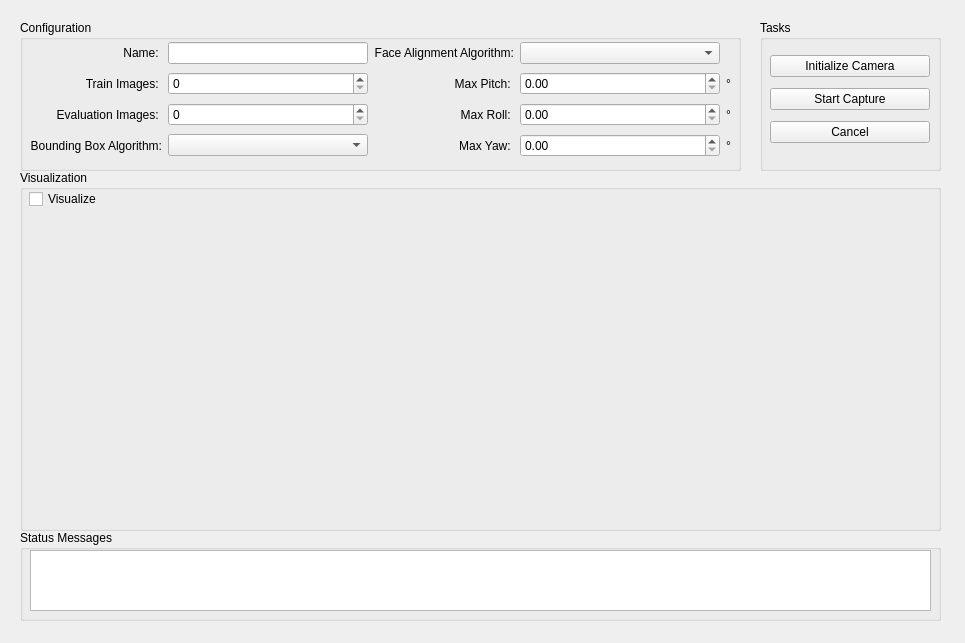
<?xml version="1.0" encoding="UTF-8"?>
<ui version="4.0">
 <class>QtCaptureDataView</class>
 <widget class="QWidget" name="QtCaptureDataView">
  <property name="geometry">
   <rect>
    <x>0</x>
    <y>0</y>
    <width>965</width>
    <height>643</height>
   </rect>
  </property>
  <property name="windowTitle">
   <string>Form</string>
  </property>
  <widget class="QGroupBox" name="configuration">
   <property name="geometry">
    <rect>
     <x>20</x>
     <y>20</y>
     <width>721</width>
     <height>151</height>
    </rect>
   </property>
   <property name="title">
    <string>Configuration</string>
   </property>
   <widget class="QWidget" name="gridLayoutWidget">
    <property name="geometry">
     <rect>
      <x>10</x>
      <y>20</y>
      <width>701</width>
      <height>121</height>
     </rect>
    </property>
    <layout class="QGridLayout" name="gridLayout" columnstretch="0,200,0,200,0">
     <property name="sizeConstraint">
      <enum>QLayout::SetDefaultConstraint</enum>
     </property>
     <item row="2" column="0">
      <widget class="QLabel" name="label_2">
       <property name="sizePolicy">
        <sizepolicy hsizetype="Minimum" vsizetype="Preferred">
         <horstretch>0</horstretch>
         <verstretch>0</verstretch>
        </sizepolicy>
       </property>
       <property name="text">
        <string>Evaluation Images: </string>
       </property>
       <property name="alignment">
        <set>Qt::AlignRight|Qt::AlignTrailing|Qt::AlignVCenter</set>
       </property>
      </widget>
     </item>
     <item row="3" column="3">
      <widget class="QDoubleSpinBox" name="maxYawDoubleSpinBox">
       <property name="maximum">
        <double>180.000000000000000</double>
       </property>
       <property name="value">
        <double>0.000000000000000</double>
       </property>
      </widget>
     </item>
     <item row="2" column="1">
      <widget class="QSpinBox" name="evalImagesSpinBox">
       <property name="maximum">
        <number>999999999</number>
       </property>
       <property name="value">
        <number>0</number>
       </property>
      </widget>
     </item>
     <item row="0" column="1">
      <widget class="QLineEdit" name="nameLineEdit">
       <property name="sizePolicy">
        <sizepolicy hsizetype="Preferred" vsizetype="Preferred">
         <horstretch>0</horstretch>
         <verstretch>0</verstretch>
        </sizepolicy>
       </property>
       <property name="text">
        <string/>
       </property>
      </widget>
     </item>
     <item row="2" column="2">
      <widget class="QLabel" name="maxRollLabel">
       <property name="text">
        <string>Max Roll: </string>
       </property>
       <property name="alignment">
        <set>Qt::AlignRight|Qt::AlignTrailing|Qt::AlignVCenter</set>
       </property>
      </widget>
     </item>
     <item row="2" column="3">
      <widget class="QDoubleSpinBox" name="maxRollDoubleSpinBox">
       <property name="maximum">
        <double>180.000000000000000</double>
       </property>
       <property name="value">
        <double>0.000000000000000</double>
       </property>
      </widget>
     </item>
     <item row="1" column="0">
      <widget class="QLabel" name="trainImagesLabel">
       <property name="sizePolicy">
        <sizepolicy hsizetype="Minimum" vsizetype="Preferred">
         <horstretch>0</horstretch>
         <verstretch>0</verstretch>
        </sizepolicy>
       </property>
       <property name="text">
        <string>Train Images: </string>
       </property>
       <property name="alignment">
        <set>Qt::AlignRight|Qt::AlignTrailing|Qt::AlignVCenter</set>
       </property>
      </widget>
     </item>
     <item row="3" column="0">
      <widget class="QLabel" name="bbAlgorithmLabel">
       <property name="sizePolicy">
        <sizepolicy hsizetype="Minimum" vsizetype="Preferred">
         <horstretch>0</horstretch>
         <verstretch>0</verstretch>
        </sizepolicy>
       </property>
       <property name="text">
        <string>Bounding Box Algorithm:</string>
       </property>
       <property name="alignment">
        <set>Qt::AlignRight|Qt::AlignTrailing|Qt::AlignVCenter</set>
       </property>
      </widget>
     </item>
     <item row="1" column="1">
      <widget class="QSpinBox" name="trainImagesSpinBox">
       <property name="maximum">
        <number>999999999</number>
       </property>
       <property name="value">
        <number>0</number>
       </property>
      </widget>
     </item>
     <item row="1" column="2">
      <widget class="QLabel" name="maxPitchLabel">
       <property name="text">
        <string>Max Pitch: </string>
       </property>
       <property name="alignment">
        <set>Qt::AlignRight|Qt::AlignTrailing|Qt::AlignVCenter</set>
       </property>
      </widget>
     </item>
     <item row="0" column="2">
      <widget class="QLabel" name="label_4">
       <property name="text">
        <string>Face Alignment Algorithm:</string>
       </property>
       <property name="alignment">
        <set>Qt::AlignRight|Qt::AlignTrailing|Qt::AlignVCenter</set>
       </property>
      </widget>
     </item>
     <item row="0" column="0">
      <widget class="QLabel" name="label_5">
       <property name="sizePolicy">
        <sizepolicy hsizetype="Minimum" vsizetype="Preferred">
         <horstretch>0</horstretch>
         <verstretch>0</verstretch>
        </sizepolicy>
       </property>
       <property name="text">
        <string>Name: </string>
       </property>
       <property name="alignment">
        <set>Qt::AlignRight|Qt::AlignTrailing|Qt::AlignVCenter</set>
       </property>
      </widget>
     </item>
     <item row="3" column="1">
      <widget class="QComboBox" name="bbAlgorithmComboBox"/>
     </item>
     <item row="1" column="3">
      <widget class="QDoubleSpinBox" name="maxPitchDoubleSpinBox">
       <property name="maximum">
        <double>180.000000000000000</double>
       </property>
       <property name="value">
        <double>0.000000000000000</double>
       </property>
      </widget>
     </item>
     <item row="0" column="3">
      <widget class="QComboBox" name="faAlgorithmComboBox"/>
     </item>
     <item row="3" column="2">
      <widget class="QLabel" name="maxYawLabel">
       <property name="text">
        <string>Max Yaw: </string>
       </property>
       <property name="alignment">
        <set>Qt::AlignRight|Qt::AlignTrailing|Qt::AlignVCenter</set>
       </property>
      </widget>
     </item>
     <item row="2" column="4">
      <widget class="QLabel" name="label">
       <property name="sizePolicy">
        <sizepolicy hsizetype="Minimum" vsizetype="Minimum">
         <horstretch>0</horstretch>
         <verstretch>0</verstretch>
        </sizepolicy>
       </property>
       <property name="text">
        <string>°</string>
       </property>
      </widget>
     </item>
     <item row="3" column="4">
      <widget class="QLabel" name="label_3">
       <property name="text">
        <string>°</string>
       </property>
      </widget>
     </item>
     <item row="1" column="4">
      <widget class="QLabel" name="label_6">
       <property name="text">
        <string>°</string>
       </property>
      </widget>
     </item>
    </layout>
   </widget>
  </widget>
  <widget class="QGroupBox" name="actions">
   <property name="geometry">
    <rect>
     <x>760</x>
     <y>20</y>
     <width>181</width>
     <height>151</height>
    </rect>
   </property>
   <property name="title">
    <string>Tasks</string>
   </property>
   <widget class="QWidget" name="verticalLayoutWidget">
    <property name="geometry">
     <rect>
      <x>10</x>
      <y>30</y>
      <width>160</width>
      <height>101</height>
     </rect>
    </property>
    <layout class="QVBoxLayout" name="verticalLayout">
     <item>
      <widget class="QPushButton" name="initializeCameraPushButton">
       <property name="text">
        <string>Initialize Camera</string>
       </property>
      </widget>
     </item>
     <item>
      <widget class="QPushButton" name="startCapturePushButton">
       <property name="text">
        <string>Start Capture</string>
       </property>
      </widget>
     </item>
     <item>
      <widget class="QPushButton" name="cancelPushButton">
       <property name="text">
        <string>Cancel</string>
       </property>
      </widget>
     </item>
    </layout>
   </widget>
  </widget>
  <widget class="QGroupBox" name="visualization">
   <property name="geometry">
    <rect>
     <x>20</x>
     <y>170</y>
     <width>921</width>
     <height>361</height>
    </rect>
   </property>
   <property name="title">
    <string>Visualization</string>
   </property>
   <widget class="QWidget" name="verticalLayoutWidget_2">
    <property name="geometry">
     <rect>
      <x>9</x>
      <y>19</y>
      <width>901</width>
      <height>331</height>
     </rect>
    </property>
    <layout class="QVBoxLayout" name="verticalLayout_2">
     <item>
      <widget class="QCheckBox" name="visualizeCheckBox">
       <property name="layoutDirection">
        <enum>Qt::LeftToRight</enum>
       </property>
       <property name="text">
        <string>Visualize</string>
       </property>
      </widget>
     </item>
     <item>
      <layout class="QHBoxLayout" name="horizontalLayout_3">
       <property name="spacing">
        <number>20</number>
       </property>
       <property name="leftMargin">
        <number>10</number>
       </property>
       <property name="topMargin">
        <number>10</number>
       </property>
       <property name="rightMargin">
        <number>10</number>
       </property>
       <property name="bottomMargin">
        <number>10</number>
       </property>
       <item>
        <widget class="QLabel" name="imageColorLabel">
         <property name="text">
          <string/>
         </property>
         <property name="scaledContents">
          <bool>false</bool>
         </property>
        </widget>
       </item>
       <item>
        <widget class="QLabel" name="imageAlignmentLabel">
         <property name="text">
          <string/>
         </property>
         <property name="scaledContents">
          <bool>false</bool>
         </property>
        </widget>
       </item>
      </layout>
     </item>
    </layout>
   </widget>
  </widget>
  <widget class="QGroupBox" name="messages">
   <property name="geometry">
    <rect>
     <x>20</x>
     <y>530</y>
     <width>921</width>
     <height>91</height>
    </rect>
   </property>
   <property name="title">
    <string>Status Messages</string>
   </property>
   <widget class="QTextBrowser" name="statusMessagesContainer">
    <property name="geometry">
     <rect>
      <x>10</x>
      <y>20</y>
      <width>901</width>
      <height>61</height>
     </rect>
    </property>
    <property name="tabChangesFocus">
     <bool>false</bool>
    </property>
    <property name="readOnly">
     <bool>true</bool>
    </property>
    <property name="html">
     <string>&lt;!DOCTYPE HTML PUBLIC &quot;-//W3C//DTD HTML 4.0//EN&quot; &quot;http://www.w3.org/TR/REC-html40/strict.dtd&quot;&gt;
&lt;html&gt;&lt;head&gt;&lt;meta name=&quot;qrichtext&quot; content=&quot;1&quot; /&gt;&lt;style type=&quot;text/css&quot;&gt;
p, li { white-space: pre-wrap; }
&lt;/style&gt;&lt;/head&gt;&lt;body style=&quot; font-family:'MS Shell Dlg 2'; font-size:8pt; font-weight:400; font-style:normal;&quot;&gt;
&lt;p style=&quot;-qt-paragraph-type:empty; margin-top:0px; margin-bottom:0px; margin-left:0px; margin-right:0px; -qt-block-indent:0; text-indent:0px;&quot;&gt;&lt;br /&gt;&lt;/p&gt;&lt;/body&gt;&lt;/html&gt;</string>
    </property>
   </widget>
  </widget>
 </widget>
 <resources/>
 <connections>
  <connection>
   <sender>nameLineEdit</sender>
   <signal>editingFinished()</signal>
   <receiver>QtCaptureDataView</receiver>
   <slot>onConfigurationGroupChanged()</slot>
   <hints>
    <hint type="sourcelabel">
     <x>233</x>
     <y>51</y>
    </hint>
    <hint type="destinationlabel">
     <x>268</x>
     <y>3</y>
    </hint>
   </hints>
  </connection>
  <connection>
   <sender>trainImagesSpinBox</sender>
   <signal>editingFinished()</signal>
   <receiver>QtCaptureDataView</receiver>
   <slot>onConfigurationGroupChanged()</slot>
   <hints>
    <hint type="sourcelabel">
     <x>330</x>
     <y>85</y>
    </hint>
    <hint type="destinationlabel">
     <x>457</x>
     <y>5</y>
    </hint>
   </hints>
  </connection>
  <connection>
   <sender>evalImagesSpinBox</sender>
   <signal>editingFinished()</signal>
   <receiver>QtCaptureDataView</receiver>
   <slot>onConfigurationGroupChanged()</slot>
   <hints>
    <hint type="sourcelabel">
     <x>279</x>
     <y>117</y>
    </hint>
    <hint type="destinationlabel">
     <x>345</x>
     <y>13</y>
    </hint>
   </hints>
  </connection>
  <connection>
   <sender>bbAlgorithmComboBox</sender>
   <signal>currentTextChanged(QString)</signal>
   <receiver>QtCaptureDataView</receiver>
   <slot>onConfigurationGroupChanged()</slot>
   <hints>
    <hint type="sourcelabel">
     <x>177</x>
     <y>143</y>
    </hint>
    <hint type="destinationlabel">
     <x>192</x>
     <y>6</y>
    </hint>
   </hints>
  </connection>
  <connection>
   <sender>faAlgorithmComboBox</sender>
   <signal>currentTextChanged(QString)</signal>
   <receiver>QtCaptureDataView</receiver>
   <slot>onConfigurationGroupChanged()</slot>
   <hints>
    <hint type="sourcelabel">
     <x>616</x>
     <y>54</y>
    </hint>
    <hint type="destinationlabel">
     <x>648</x>
     <y>18</y>
    </hint>
   </hints>
  </connection>
  <connection>
   <sender>maxPitchDoubleSpinBox</sender>
   <signal>editingFinished()</signal>
   <receiver>QtCaptureDataView</receiver>
   <slot>onConfigurationGroupChanged()</slot>
   <hints>
    <hint type="sourcelabel">
     <x>549</x>
     <y>86</y>
    </hint>
    <hint type="destinationlabel">
     <x>586</x>
     <y>18</y>
    </hint>
   </hints>
  </connection>
  <connection>
   <sender>maxRollDoubleSpinBox</sender>
   <signal>editingFinished()</signal>
   <receiver>QtCaptureDataView</receiver>
   <slot>onConfigurationGroupChanged()</slot>
   <hints>
    <hint type="sourcelabel">
     <x>592</x>
     <y>114</y>
    </hint>
    <hint type="destinationlabel">
     <x>541</x>
     <y>16</y>
    </hint>
   </hints>
  </connection>
  <connection>
   <sender>maxYawDoubleSpinBox</sender>
   <signal>editingFinished()</signal>
   <receiver>QtCaptureDataView</receiver>
   <slot>onConfigurationGroupChanged()</slot>
   <hints>
    <hint type="sourcelabel">
     <x>662</x>
     <y>143</y>
    </hint>
    <hint type="destinationlabel">
     <x>647</x>
     <y>3</y>
    </hint>
   </hints>
  </connection>
  <connection>
   <sender>initializeCameraPushButton</sender>
   <signal>clicked()</signal>
   <receiver>QtCaptureDataView</receiver>
   <slot>onInitializeCamera()</slot>
   <hints>
    <hint type="sourcelabel">
     <x>854</x>
     <y>64</y>
    </hint>
    <hint type="destinationlabel">
     <x>856</x>
     <y>7</y>
    </hint>
   </hints>
  </connection>
  <connection>
   <sender>startCapturePushButton</sender>
   <signal>clicked()</signal>
   <receiver>QtCaptureDataView</receiver>
   <slot>onStartCapture()</slot>
   <hints>
    <hint type="sourcelabel">
     <x>894</x>
     <y>103</y>
    </hint>
    <hint type="destinationlabel">
     <x>952</x>
     <y>31</y>
    </hint>
   </hints>
  </connection>
  <connection>
   <sender>cancelPushButton</sender>
   <signal>clicked()</signal>
   <receiver>QtCaptureDataView</receiver>
   <slot>onCancel()</slot>
   <hints>
    <hint type="sourcelabel">
     <x>908</x>
     <y>132</y>
    </hint>
    <hint type="destinationlabel">
     <x>954</x>
     <y>124</y>
    </hint>
   </hints>
  </connection>
  <connection>
   <sender>visualizeCheckBox</sender>
   <signal>toggled(bool)</signal>
   <receiver>QtCaptureDataView</receiver>
   <slot>onVisualizationGroupChanged()</slot>
   <hints>
    <hint type="sourcelabel">
     <x>42</x>
     <y>199</y>
    </hint>
    <hint type="destinationlabel">
     <x>12</x>
     <y>198</y>
    </hint>
   </hints>
  </connection>
 </connections>
 <slots>
  <slot>onConfigurationGroupChanged()</slot>
  <slot>onInitializeCamera()</slot>
  <slot>onStartCapture()</slot>
  <slot>onCancel()</slot>
  <slot>onVisualizationGroupChanged()</slot>
 </slots>
</ui>
